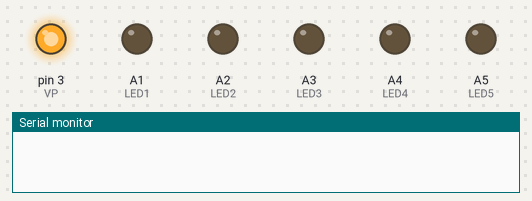
Recording of a sketch running on a simulated Arduino Uno, built with avr-gcc and run on an emulated ATmega328P. On the bench: output pins drawn as LEDs (lit = HIGH), the last lines printed to the serial monitor.

Above: at 0.05 s.
At 0.6 s:
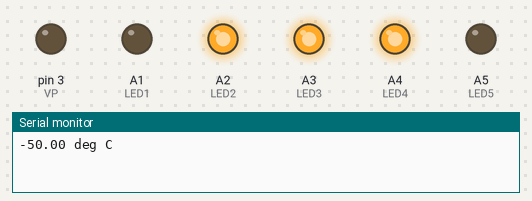
At 2.28 s:
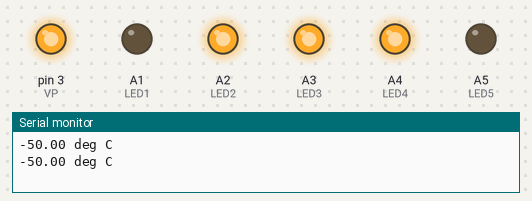
Timing chart, 0 to 3.0 s (numbered marks = the images above):
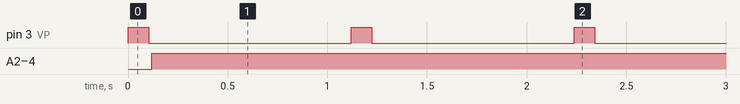

Measured:
- by itself, pin 3 (VP): alternates HIGH for 0.10 s and LOW for 1.0 s
- by itself, A2 (LED2), A3 (LED3), A4 (LED4): LOW → HIGH at 0.12 s

The sketch:

LMT01LPG_1.0.ino
```cpp
#define VP 3 // VP ピン
#define VN 2 // VN ピン
#define LED1 A1 // 温度 1桁目
#define LED2 A2 // 温度 2桁目
#define LED3 A3 // 温度 3桁目
#define LED4 A4 // 温度 4桁目
#define LED5 A5 // 温度 5桁目

unsigned int count;

void(* resetFunc) (void) = 0; //declare reset function @ address 0

void setup()
{
  pinMode(VP, OUTPUT);
  pinMode(VN, INPUT);

//  Serial.begin(9600);
//  Serial.println("Enter to start count");
//  while (Serial.available() == 0) {}; //打ち込みを待つ
//  Serial.read();
//  Serial.end();
  pinMode(LED1, OUTPUT);
  pinMode(LED2, OUTPUT);
  pinMode(LED3, OUTPUT);
  pinMode(LED4, OUTPUT);
  pinMode(LED5, OUTPUT);
}

void loop()
{
  unsigned int final_count;
  double temp;
  byte i;

  count = 0;

  // digitalWrite は数ms 掛かるようだが、十分に余裕はある
  digitalWrite(VP, HIGH);
  attachInterrupt(digitalPinToInterrupt(VN),falling,FALLING);
  delay(104);
  final_count = count; //もたついてる間に count が進むのが嫌だ
  detachInterrupt(digitalPinToInterrupt(2)); //念の為止めておく
  digitalWrite(VP, LOW);

  temp=(final_count/4096.0*256.0)-50.0;

  Serial.begin(9600);
  Serial.print(temp, 2);
  Serial.println(" deg C");
  Serial.end();

  digitalWrite(LED1, ( (int)temp & 1) );
  digitalWrite(LED2, ( ( (int)temp >> 1) & 1) );
  digitalWrite(LED3, ( ( (int)temp >> 2) & 1) );
  digitalWrite(LED4, ( ( (int)temp >> 3) & 1) );
  digitalWrite(LED5, ( ( (int)temp >> 4) & 1) );

  delay(1000);

}

void falling()
{
  count++;
}
```
